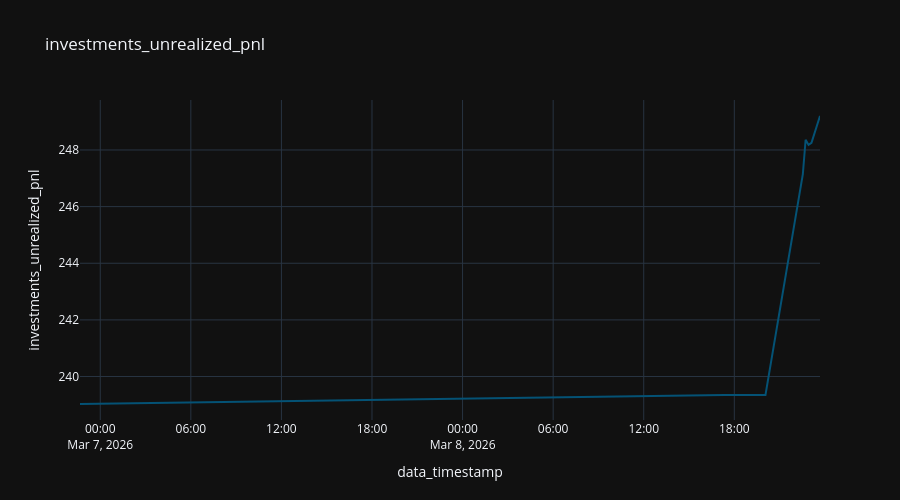

Notebook cell for this chart:
### Code cell
fig = px.line (
  df_account,
  "data_timestamp",
  "investments_unrealized_pnl",
  title="investments_unrealized_pnl"
#   color_discrete_sequence="Tealgrn_r",
)

fig.update_layout (
  height=500,
)

### Figure 1 — Plotly figure (JSON) as saved in the notebook; plotly's stock layout.template omitted (floating-point values rounded to 4 significant figures)
{"data": [{"hovertemplate": "data_timestamp=%{x}<br>investments_unrealized_pnl=%{y}<extra></extra>", "legendgroup": "", "line": {"color": "rgb(4, 82, 117)", "dash": "solid"}, "marker": {"symbol": "circle"}, "mode": "lines", "name": "", "orientation": "v", "showlegend": false, "type": "scatter", "x": ["2026-03-08T23:40:34.525659", "2026-03-08T23:40:27.730832", "2026-03-08T23:06:41.026018", "2026-03-08T22:55:01.302217", "2026-03-08T22:43:24.610459", "2026-03-08T22:32:23.135490", "2026-03-08T20:03:50.163422", "2026-03-08T19:52:12.961157", "2026-03-08T19:40:38.052550", "2026-03-08T19:28:45.602075", "2026-03-08T19:17:05.096410", "2026-03-08T19:11:40.094790", "2026-03-08T18:53:51.794209", "2026-03-08T18:42:17.084008", "2026-03-08T18:30:38.367714", "2026-03-08T18:18:45.808130", "2026-03-08T18:07:13.062653", "2026-03-08T17:55:25.609977", "2026-03-08T17:43:48.015631", "2026-03-08T17:32:05.819384", "2026-03-08T17:20:51.909591", "2026-03-06T22:39:30.652466"], "xaxis": "x", "y": [249.1, 249.2, 248.2, 248.2, 248.4, 247.2, 239.3, 239.3, 239.3, 239.3, 239.3, 239.3, 239.3, 239.3, 239.3, 239.3, 239.3, 239.3, 239.3, 239.3, 239.3, 239.0], "yaxis": "y"}], "layout": {"height": 500, "legend": {"tracegroupgap": 0}, "title": {"text": "investments_unrealized_pnl"}, "xaxis": {"anchor": "y", "domain": [0, 1], "title": {"text": "data_timestamp"}}, "yaxis": {"anchor": "x", "domain": [0, 1], "title": {"text": "investments_unrealized_pnl"}}}}
